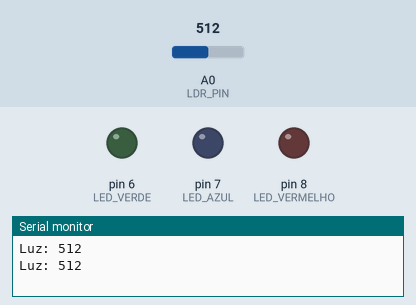
This sketch was run on a simulated Arduino Uno, built with avr-gcc and run on an emulated ATmega328P. Shown: output pins drawn as LEDs (lit = HIGH), the last lines printed to the serial monitor. Inputs (shaded band) come from the test bench; at power-on: A0 (LDR_PIN) = 512.

Above: at 1.8 s.
1.9 s: A0 (LDR_PIN) set to 490
At 2.6 s:
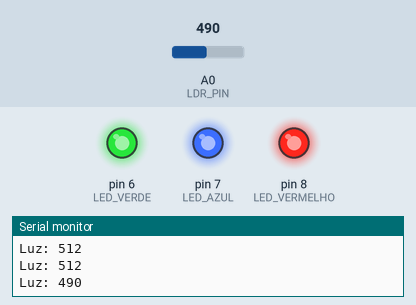
3.5 s: A0 (LDR_PIN) set to 510
At 5.2 s:
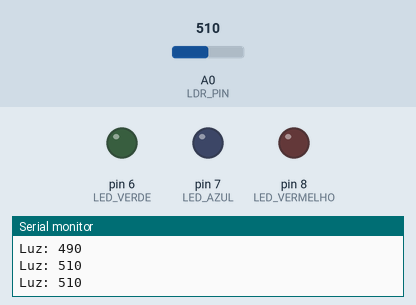
5.5 s: A0 (LDR_PIN) set to 306
At 6.9 s:
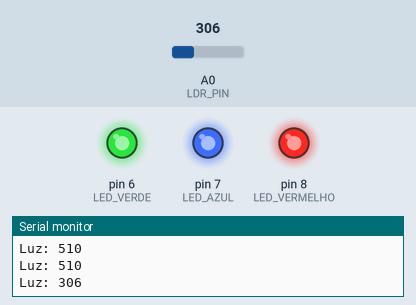
Timing chart, 0 to 8.5 s (numbered marks = the images above; inputs shaded):
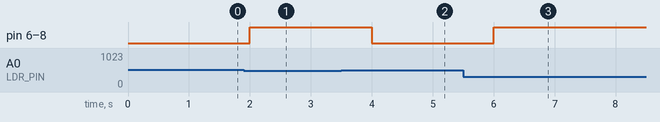

The sketch:

controleDeIluminacao.ino
```cpp
#define LDR_PIN A0
#define LED_VERDE 6
#define LED_AZUL 7
#define LED_VERMELHO 8

void setup()
{
    pinMode(LED_VERDE, OUTPUT);
    pinMode(LED_AZUL, OUTPUT);
    pinMode(LED_VERMELHO, OUTPUT);
    Serial.begin(9600);
}

void loop()
{
    int luz = analogRead(LDR_PIN);
    Serial.print("Luz: ");
    Serial.println(luz);

    if (luz < 500)
    {
        digitalWrite(LED_VERDE, HIGH);
        digitalWrite(LED_AZUL, HIGH);
        digitalWrite(LED_VERMELHO, HIGH);
    }
    else
    {
        digitalWrite(LED_VERDE, LOW);
        digitalWrite(LED_AZUL, LOW);
        digitalWrite(LED_VERMELHO, LOW);
    }

    delay(1000);
}
```

Measured:
- the behaviour switches between 500 and 499 on A0 (LDR_PIN) (found by bisection; images 0 and 1)
- after the input at 1.9 s, pin 6 (LED_VERDE), pin 7 (LED_AZUL), pin 8 (LED_VERMELHO): LOW → HIGH after 0.10 s
- after the input at 3.5 s, pin 6 (LED_VERDE), pin 7 (LED_AZUL), pin 8 (LED_VERMELHO): HIGH → LOW after 0.50 s
- after the input at 5.5 s, pin 6 (LED_VERDE), pin 7 (LED_AZUL), pin 8 (LED_VERMELHO): LOW → HIGH after 0.50 s
